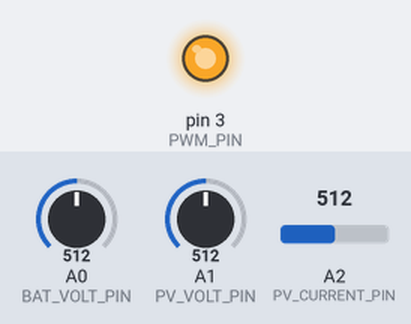
This sketch was run on a simulated Arduino Uno, built with avr-gcc and run on an emulated ATmega328P. On the bench: output pins drawn as LEDs (lit = HIGH). The test bench sets the inputs (shaded band); at power-on: A1 (PV_VOLT_PIN) = 512, A0 (BAT_VOLT_PIN) = 512, A2 (PV_CURRENT_PIN) = 512.

Above: at 0.1 s.
At 3.9 s:
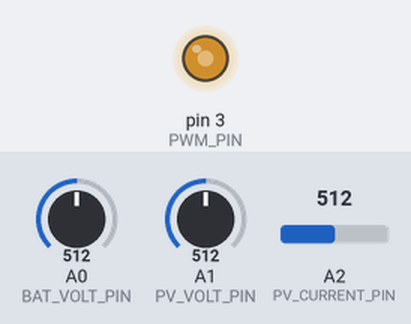
4.0 s: A1 (PV_VOLT_PIN) set to 716
At 7.4 s:
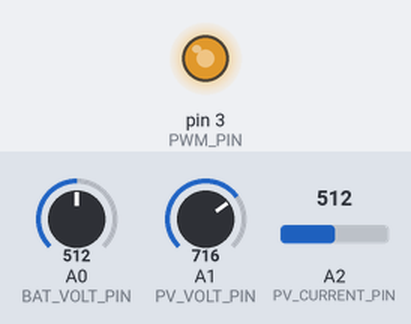
Timing chart, 0 to 8.9 s (numbered marks = the images above; inputs shaded):
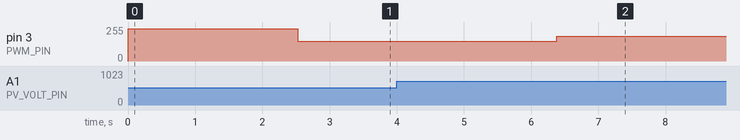

Measured:
- after the input at 4.0 s, pin 3 (PWM_PIN): 148/255 → 185/255 after 2.4 s

The sketch:

Atmega328_MPPT-test.ino
```cpp
/*  Name: MPPT Solar Charger with Bluetooth communication | MPPT algorithm (without Bt connection) test code
 *  Author: Karol Wojsław
 *  Date: 04/04/2021 (last release)
 *  Description: For test purposes only
 *
 *  Atention: Code inconsistent with the current version (look up to Atmega328_battery_charger-test)
 */


#include <SoftwareSerial.h>

/*Define time intervals for different loops */
#define timeMain 60000UL //Time between main loop iterations (60000 ms = 1 minute)

/* MPPT algorithm parameters definition */
#define MPPT_delay_t 1000 //Time between iterations of MPPT algorithm (1000 ms = 1 second)

/*Define pin allocations on Arduino board */
#define BAT_VOLT_PIN    A0
#define PV_VOLT_PIN     A1
#define PV_CURRENT_PIN  A2
#define PWM_PIN         3

/*Fill in values below after callibration for improved precision of measurements and charger performance */
#define Vin_mV 5000 //Atmega328 supply voltage in mV
#define R3  4700
#define R4  1000
#define R5  4700
#define R6  1000
#define R8  12000
#define R9  9000


void setup() {
  //Input-output pin mode definition
  pinMode(BAT_VOLT_PIN, INPUT);
  pinMode(PV_VOLT_PIN, INPUT);
  pinMode(PV_CURRENT_PIN, INPUT);
  pinMode(PWM_PIN, OUTPUT);

  //Output state change to default on startup
  SetCharging(1300); //Set the charging voltage to 13.0 Volts by default
}


void loop() {
  //Variables declaration (time management, measurements, MPPT)
  unsigned long BAT_voltage, PV_voltage, PV_current, currentTime, tempTime, timeDifference = 0;
  unsigned int Power_new, Power_old = 0, MPPT_Vout = 1300;
  byte MPPT_change = 10;
  bool Bulk = false;

  /* Main loop of the code set to regularly check state of charge of the battery */
  while(true){
    currentTime = millis(); //Save current execution time
    tempTime = currentTime; //Set tempTime to currentTime at the beginning of the loop
    timeDifference = 0; //Set timeDifference to 0

    /* Check state of charge of the battery and decide if Bulk or Float charging mode should be executed */
    delay(500);
    if(measureAverage(BAT_VOLT_PIN, 20, R5, R6) < 1300){
      Bulk = true; //Set Bulk to 1 if the Battery voltage is lower than 13.0V
    }else{
      Bulk = false; //Set Bulk to 0 if the Battery voltage is higher than 13.0V
    }

    /* ------------------------------------------------------------ */
    /* Enter bulk charging mode with MPPT algorithm on*/
    while(Bulk == 1 && timeDifference < timeMain){
      SetCharging(MPPT_Vout); //Set the charging voltage to MPPT_val (13.0 V default)

      PV_current = ((measureAverage(PV_CURRENT_PIN, 20, 1, 0) - 2500)*10);
      PV_voltage = measureAverage(PV_VOLT_PIN, 20, R3, R4);

      Power_new = PV_current * PV_voltage;

      if(Power_new > Power_old){
        MPPT_change = -MPPT_change;
      }

      MPPT_Vout =+ MPPT_change;
      Power_old = Power_new;
      delay(MPPT_delay_t);
      currentTime = millis();
      timeDifference = currentTime - tempTime;

      /* --------------------------------------------------------------------------- */
      /*Measure the average of n = 20 readings from analog pins and generate reports */
      BAT_voltage = measureAverage(BAT_VOLT_PIN, 20, R5, R6);
      PV_voltage = measureAverage(PV_VOLT_PIN, 20, R3, R4);
      PV_current = ((measureAverage(PV_CURRENT_PIN, 20, 1, 0) - 2500)*10); //No voltage div, hence R1=0 & R2=1, 2.5 V nominal, then 1mV = 10 mA

      generateReport(BAT_voltage, PV_voltage, PV_current, Bulk, 0); //Send report over USB serial port
    }

    /* ------------------------------------------------------------ */
    /* Enter float-storage charging mode with MPPT algorithm off*/
    while(Bulk == 0 && timeDifference < timeMain){
      SetCharging(1370); //Set the charging voltage to 13.7 Volts
      delay(1000);
      currentTime = millis();
      timeDifference = currentTime - tempTime;

      /* --------------------------------------------------------------------------- */
      /*Measure the average of n = 20 readings from analog pins and generate reports */
      BAT_voltage = measureAverage(BAT_VOLT_PIN, 20, R5, R6);
      PV_voltage = measureAverage(PV_VOLT_PIN, 20, R3, R4);
      PV_current = ((measureAverage(PV_CURRENT_PIN, 20, 1, 0) - 2500)*10); //No voltage div, hence R1=0 & R2=1, 2.5 V nominal, then 1mV = 10 mA

      generateReport(BAT_voltage, PV_voltage, PV_current, Bulk, 0); //Send report over USB serial port
    }
  }
}


/* -------------------------------------------------------------------------------------------------------------- */
/* Function that measure average of n readings from the input_pin and returns value in mV. Execution time:~5*n ms */
int measureAverage(int input_pin, int n, int V_div_R1, int V_div_R2){
  int readings_avr_mV, Vin_avr_mV, readings_sum = 0;
  for(int i = 0; i < n; i++){ //Take n measurements
    readings_sum += analogRead(input_pin); //Add a 10-bit (0-1024) value read to readings_sum
    delay(5); //Atmega328 takes ~0.1 ms to read an analog val. Wait 5 ms between readings for better performance
  }
  readings_avr_mV = map((readings_sum / n), 0, 1024, 0, Vin_mV);
  Vin_avr_mV = (readings_avr_mV *(V_div_R1 + V_div_R2))/(V_div_R2);

  return Vin_avr_mV; //Return the average of n readings in mV
}


/* -------------------------------------------------------------------------------------------------------------- */
/* Function that change the charging voltage (LM2576 Vout) to a set value  */
void SetCharging(unsigned long Voltage_mV){
  unsigned long V_ref_mV = ((((R8 + R9)*(long)1235)/R8) - ((R9 * Voltage_mV)/R8));
  unsigned long V_ref = map(V_ref_mV, 0, Vin_mV, 0, 1024); //Map value of Reference voltage in mV to 10bit value (0-1024)
  analogWrite(PWM_PIN, V_ref); //Set reference voltage on PWM pin
  return;
}


/* -------------------------------------------------------------------------------------------------------------- */
/* Function that send a report on the current status of the charger through bluetooth/USB serial port */
void generateReport(int BAT_voltage, int PV_voltage, int PV_current, bool Bulk, bool bt){
  SoftwareSerial serialPort(0, 1); //Define Software serial port
  serialPort.begin(9600); //Serial port configuration (baud rate: 9600)

  serialPort.print("---------------------------------------------\n");
  serialPort.print("MPPT Solar Charger with Bt | Current status: \nPV panel status:: ");
  serialPort.print(PV_voltage > 1300); //Print 1 if PV panel is illuminated by the sunlight (PV_V > 13.0V)
  serialPort.print(",Illuminated (1) / Shaded/Night (0)\nCurrent charging mode:");
  if(Bulk == 1){
    serialPort.print("Bulk mode (MPPT algorithm on)\nBattery voltage: ");
  }else if(Bulk == 0){
    serialPort.print("Float mode (MPPT algorithm off)\nBattery voltage: ");
  }
  serialPort.print(BAT_voltage);
  serialPort.print(" mV \nPhotovoltaic panel voltage: ");
  serialPort.print(PV_voltage);
  serialPort.print(" mV \nPhotovoltaic panel current: ");
  serialPort.print(PV_current);
  serialPort.print(" mA \nPower delivered by PV panel: ");
  serialPort.print(PV_current * PV_voltage);
  serialPort.print(" mW \nBattery SOC (state of charge) ");
  serialPort.print((BAT_voltage - 11820)/13);
  serialPort.print(" % of full capacity \n\n\n");
  return;
}
```
